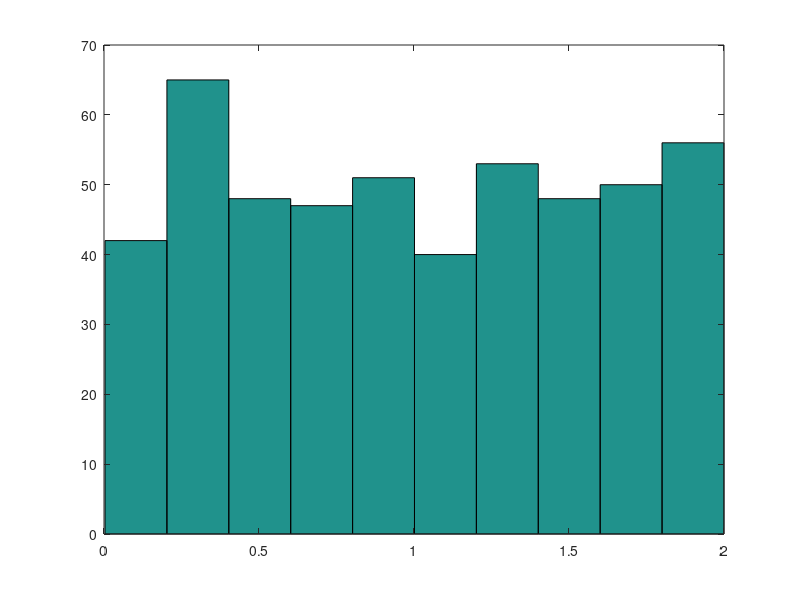

Here is the MATLAB script that generated this plot: (Note: this script raises an error after producing the figure.)
clc;
clear all;
close all;

% --- 6.2 ---
elements = 500;

% Generate input samples
inputSamples = 2*rand(1,elements);
figure();
hist(inputSamples);

% Generate output samples
mean = 1;
var = 2;
b = sqrt(var/2);
outputSamples = zeros(1,elements);
for i=1:1:elements
    outputSamples(i) = Fi(inputSamples(i),mean,b);
end;
figure();
hist(outputSamples);